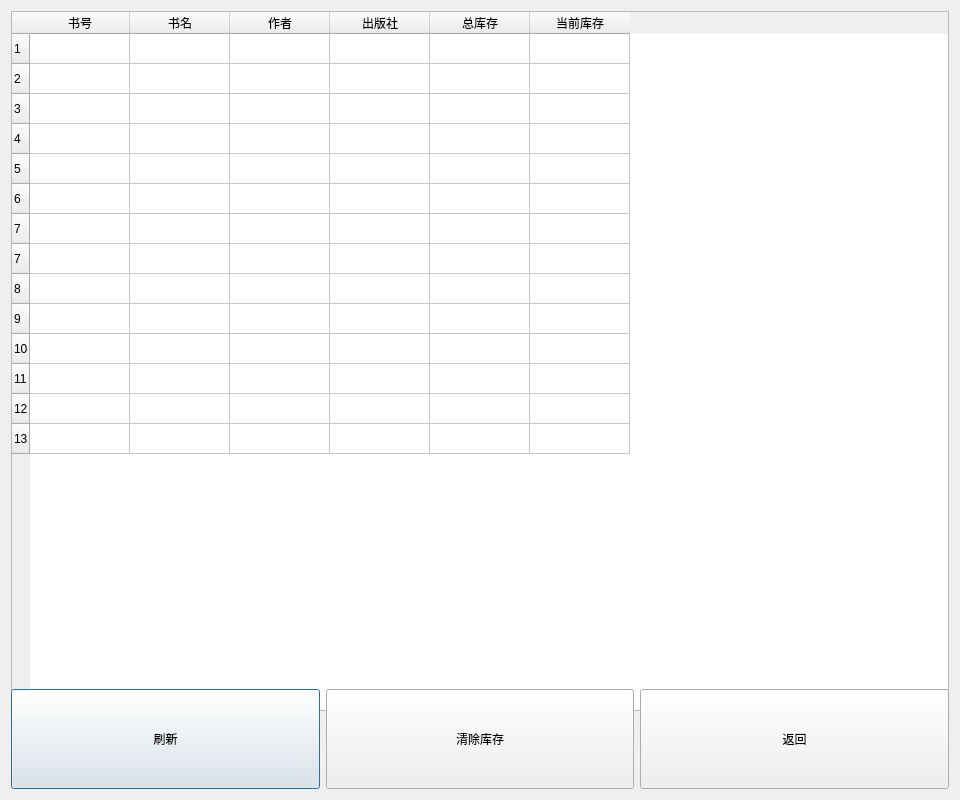
<?xml version="1.0" encoding="UTF-8"?>
<ui version="4.0">
 <class>managebooks</class>
 <widget class="QDialog" name="managebooks">
  <property name="geometry">
   <rect>
    <x>0</x>
    <y>0</y>
    <width>960</width>
    <height>800</height>
   </rect>
  </property>
  <property name="minimumSize">
   <size>
    <width>960</width>
    <height>800</height>
   </size>
  </property>
  <property name="windowTitle">
   <string>书籍管理</string>
  </property>
  <property name="styleSheet">
   <string notr="true">background-image: url(:/new/prefix1/225ef3557e31ea0.jpg);</string>
  </property>
  <layout class="QGridLayout" name="gridLayout">
   <item row="0" column="0" colspan="3">
    <widget class="QTableWidget" name="booksWidget">
     <property name="minimumSize">
      <size>
       <width>890</width>
       <height>700</height>
      </size>
     </property>
     <row>
      <property name="text">
       <string>1</string>
      </property>
     </row>
     <row>
      <property name="text">
       <string>2</string>
      </property>
     </row>
     <row>
      <property name="text">
       <string>3</string>
      </property>
     </row>
     <row>
      <property name="text">
       <string>4</string>
      </property>
     </row>
     <row>
      <property name="text">
       <string>5</string>
      </property>
     </row>
     <row>
      <property name="text">
       <string>6</string>
      </property>
     </row>
     <row>
      <property name="text">
       <string>7</string>
      </property>
     </row>
     <row>
      <property name="text">
       <string>7</string>
      </property>
     </row>
     <row>
      <property name="text">
       <string>8</string>
      </property>
     </row>
     <row>
      <property name="text">
       <string>9</string>
      </property>
     </row>
     <row>
      <property name="text">
       <string>10</string>
      </property>
     </row>
     <row>
      <property name="text">
       <string>11</string>
      </property>
     </row>
     <row>
      <property name="text">
       <string>12</string>
      </property>
     </row>
     <row>
      <property name="text">
       <string>13</string>
      </property>
     </row>
     <column>
      <property name="text">
       <string>书号</string>
      </property>
     </column>
     <column>
      <property name="text">
       <string>书名</string>
      </property>
     </column>
     <column>
      <property name="text">
       <string>作者</string>
      </property>
     </column>
     <column>
      <property name="text">
       <string>出版社</string>
      </property>
     </column>
     <column>
      <property name="text">
       <string>总库存</string>
      </property>
     </column>
     <column>
      <property name="text">
       <string>当前库存</string>
      </property>
     </column>
    </widget>
   </item>
   <item row="1" column="0">
    <widget class="QPushButton" name="refreshButton">
     <property name="minimumSize">
      <size>
       <width>250</width>
       <height>100</height>
      </size>
     </property>
     <property name="styleSheet">
      <string notr="true">font: 12pt &quot;Agency FB&quot;;</string>
     </property>
     <property name="text">
      <string>刷新</string>
     </property>
    </widget>
   </item>
   <item row="1" column="1">
    <widget class="QPushButton" name="cleanButton">
     <property name="minimumSize">
      <size>
       <width>250</width>
       <height>100</height>
      </size>
     </property>
     <property name="styleSheet">
      <string notr="true">font: 12pt &quot;Agency FB&quot;;</string>
     </property>
     <property name="text">
      <string>清除库存</string>
     </property>
    </widget>
   </item>
   <item row="1" column="2">
    <widget class="QPushButton" name="closeButton">
     <property name="minimumSize">
      <size>
       <width>250</width>
       <height>100</height>
      </size>
     </property>
     <property name="styleSheet">
      <string notr="true">font: 12pt &quot;Agency FB&quot;;</string>
     </property>
     <property name="text">
      <string>返回</string>
     </property>
    </widget>
   </item>
  </layout>
 </widget>
 <resources/>
 <connections/>
</ui>
